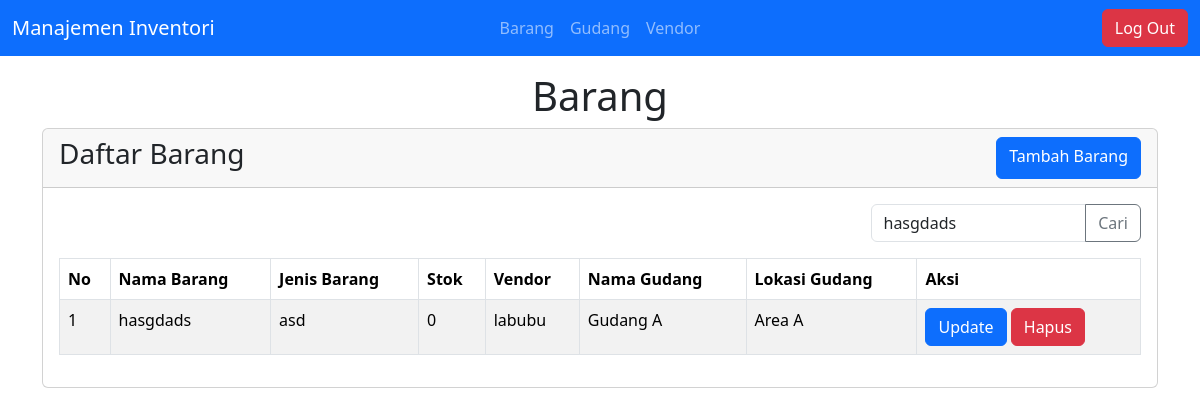
Page /views/barang/kelola_barang.php?s=hasgdads (signed in) on the committed database.
### tables this page shows
CREATE TABLE `barang` (
  `id_barang` int(8) NOT NULL,
  `nama_barang` varchar(30) NOT NULL,
  `jenis_barang` varchar(30) NOT NULL,
  `lokasi_gudang` varchar(25) NOT NULL,
  `barcode` int(8) NOT NULL,
  `stok` int(2) NOT NULL
);

CREATE TABLE `vendor` (
  `nama_barang` varchar(30) NOT NULL,
  `nama_vendor` varchar(30) NOT NULL,
  `nomor_invoice` int(8) NOT NULL,
  `kontak` int(8) NOT NULL
);

CREATE TABLE `gudang` (
  `lokasi_gudang` varchar(25) NOT NULL,
  `nama_gudang` varchar(30) NOT NULL
);

### views/barang/kelola_barang.php (the view, shortened to what this page needs)
<?php
require_once '../../koneksi.php';
if(isset($_GET['s']) && !empty($_GET['s'])) {
    $yang_dicari = $_GET['s'];
    $sql_pencarian =
        "SELECT barang.*,
        vendor.nama_vendor,
        gudang.nama_gudang
        FROM barang
        JOIN vendor ON vendor.nama_barang = barang.nama_barang
        JOIN gudang ON gudang.lokasi_gudang = barang.lokasi_gudang
        WHERE barang.nama_barang LIKE ?
    ";
    $yang_dicari = '%' . $yang_dicari . '%';
    $stmt_pencarian = $conn->prepare($sql_pencarian);
    $stmt_pencarian->bind_param('s',$yang_dicari);
    if(!$stmt_pencarian->execute()) {
        echo "Gagal mengambil data yang disaring";
        exit;
    }
    $result_pencarian = $stmt_pencarian->get_result();
}
$sql = "SELECT barang.*,
        vendor.nama_vendor,
        gudang.nama_gudang
        FROM barang
        JOIN vendor ON vendor.nama_barang = barang.nama_barang
        JOIN gudang ON gudang.lokasi_gudang = barang.lokasi_gudang
";
$stmt = $conn->prepare($sql);
$result = $stmt->get_result();
?>
<?php  require_once '../layout/header.php';?>
<section class="pt-3" id="content">
    <div class="container">
        <div class="row">
            <div class="col">
                <h1 class="text-center">Barang</h1>
            </div>
        </div>
        <div class="row">
            <div class="col-12">
                <div class="card">
                    <div class="card-header d-flex justify-content-between">
                        <h3>Daftar Barang</h3>
                        <a href="pilih_vendor.php" class="btn btn-primary">Tambah Barang</a>
                    </div>
                    <div class="card-body">
                        <form action="" method="get">
                            <div class="col-12 input-group mb-3 w-25 float-end">
                                <input type="text" name="s" class="form-control" placeholder="Cari Nama Barang..." <?php if(isset($_GET['s']) && !empty($_GET['s'])) echo 'value="'. $_GET['s'] .'"'; ?> maxlength="30">
                                <button type="submit" class="btn btn-outline-secondary">Cari</button>
                            </div>
                        </form>
                        <div class="col-12 table-responsive">
                            <table class="table table-striped table-bordered table-hover">
                                <thead>
                                    <tr>
                                        <th scope="col">No</th>
                                        <th scope="col">Nama Barang</th>
                                        <th scope="col">Jenis Barang</th>
                                        <th scope="col">Stok</th>
                                        <th scope="col">Vendor</th>
                                        <th scope="col">Nama Gudang</th>
                                        <th scope="col">Lokasi Gudang</th>
                                        <th scope="col">Aksi</th>
                                    </tr>
                                </thead>
                                <tbody>
                                <?php $i = 1 ?>
                                <?php if(!isset($_GET['s']) || empty($_GET['s'])) : ?>
                                    <?php while($row = $result->fetch_assoc()) : ?>
                                    <tr>
                                        <td><?= $i ?></td>
                                        <td><?= $row['nama_barang'] ?></td>
                                        <td><?= $row['jenis_barang'] ?></td>
                                        <td><?= $row['stok'] ?></td>
                                        <td><?= $row['nama_vendor'] ?></td>
                                        <td><?= $row['nama_gudang'] ?></td>
                                        <td><?= $row['lokasi_gudang'] ?></td>
                                        <td>
                                            <a href="update_barang.php?id_barang=<?= $row['id_barang'] ?>" class="btn btn-primary">Update</a>
                                            <a href="../../system/crud/crud_barang.php?act=delete&id_barang=<?= $row['id_barang'] ?>" class="btn btn-danger" onclick="return confirm('Anda Yakin?');">Hapus</a>
                                        </td>
                                    </tr>
                                    <?php $i++; ?>
                                    <?php endwhile; ?>
                                <?php else : ?>
                                    <?php while($row_pencarian = $result_pencarian->fetch_assoc()) : ?>
                                    <tr>
                                        <td><?= $i ?></td>
                                        <td><?= $row_pencarian['nama_barang'] ?></td>
                                        <td><?= $row_pencarian['jenis_barang'] ?></td>
                                        <td><?= $row_pencarian['stok'] ?></td>
                                        <td><?= $row_pencarian['nama_vendor'] ?></td>
                                        <td><?= $row_pencarian['nama_gudang'] ?></td>
                                        <td><?= $row_pencarian['lokasi_gudang'] ?></td>
                                        <td>
                                            <a href="update_barang.php?id_barang=<?= $row_pencarian['id_barang'] ?>" class="btn btn-primary">Update</a>
                                            <a href="../../system/crud/crud_barang.php?act=delete&id_barang=<?= $row_pencarian['id_barang'] ?>" class="btn btn-danger" onclick="return confirm('Anda Yakin?')">Hapus</a>
                                        </td>
                                    </tr>
                                    <?php $i++; ?>
                                    <?php endwhile; ?>
                                <?php endif; ?>
                                </tbody>
                            </table>
                        </div>
                    </div>
                </div>
            </div>
        </div>
    </div>
</section>
<?php  require_once '../layout/footer.php';?>

### rows in the picture
barang: nama_barang "hasgdads", jenis_barang "asd", stok "0", nama_barang.nama_vendor "labubu", lokasi_gudang.nama_gudang "Gudang A", lokasi_gudang "Area A"
